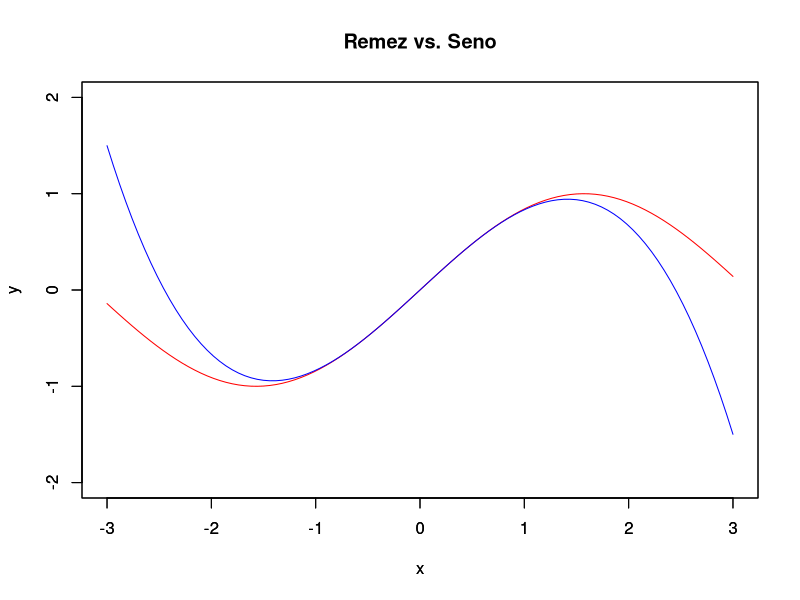

Here is the R script that generated this plot:
remez <- function(infe,supe,grado,error){
  
  f <- function (x) sin(x)
  #para un grado n se necesita n+1 coeficientes 
  longitud = (2*(pi/64))/(grado-1)
  x = c()
  y = c()
  valor_punto = 0
  absoluto = 0
  relative = 0
  i =1
  while (length(x)<grado)
  {
    if (length(x) == 0 )
    {
      x[i]= infe
      i = i +1
    }
    x[i] = (x[i-1]+(longitud))
    print (x[i])
    i = i+1
    
  }
  j = 1
  while (j < grado+1 )
    
  {
    y[j]= f(x[j])
    print (y[j])
    j = j+1
  }
  y[j] = cos(supe*(1/2))
  
  if(grado == 1){
    n = rbind(c(1,x[1]),
              c(0,1))
  }
  if(grado == 2){
    n = rbind(c(1,x[1],(x[1])^2),
              c(1,x[2],(x[2])^2),
              c(0,1,2*(pi/128))
    )
  }
  if(grado == 3){
    n = rbind(c(1,x[1],(x[1])^2,(x[1])^3),
              c(1,x[2],(x[2])^2,(x[2])^3),
              c(1,x[3],(x[3])^2,(x[3])^3),
              c(0,1,2*(pi/128),3*(pi/128)^2))
  }
  if(grado == 4){
    n = rbind(c(1,x[1],(x[1])^2,(x[1])^3,(x[1])^4),
              c(1,x[2],(x[2])^2,(x[2])^3,(x[2])^4),
              c(1,x[3],(x[3])^2,(x[3])^3,(x[3])^4),
              c(1,x[4],(x[4])^2,(x[4])^3,(x[4])^4),
              c(0,1,2*(pi/128),3*(pi/128)^2,4*(pi/128)^3)) 
  }
  
  z=solve(n,y)
  
  if(grado == 1){
    h = function(x) z[1]+(z[2]*x)
  }
  if(grado == 2){
    h = function(x) z[1]+(z[2]*x)+(z[3]*x^2)
  }
  if(grado == 3){
    h = function(x) z[1]+(z[2]*x)+(z[3]*x^2)+(z[4]*x^3)
  }
  if(grado == 4){
    h = function(x) z[1]+(z[2]*x)+(z[3]*x^2)+(z[4]*x^3)+(z[5]*x^4)
  }
  
  plot(f, xlim = c(-3,3),ylim=c(-2,2), col="red", ylab = "y")
  par(new = T)
  plot(h, xlim = c(-3,3),ylim=c(-2,2), col="blue", main = "Remez vs. Seno", ylab = "y")
  valor_punto = pi/128
  absoluto = abs((f(valor_punto)- h(valor_punto)))*error
  relative  = ((absoluto / h(valor_punto))*100)*error
  
  return(cat("Punto:", valor_punto, "\n ", "Error relativo:", relative, "\n"))

}

print(remez (-pi/64,pi/64,3,10^-8))

